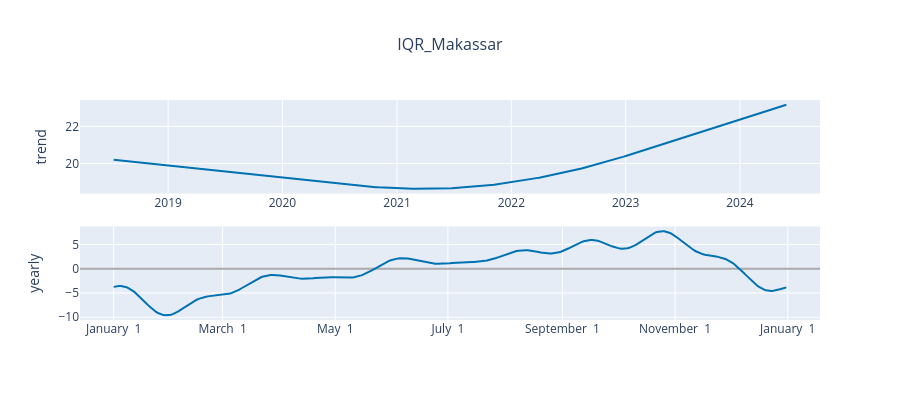

This figure's notebook cell:
### Code cell
fig3 = plot_components_plotly(model, forecast)
fig3.update_layout(title='IQR_Makassar', title_font_size=16,  title_x=0.5)

### Figure 1 — Plotly figure (JSON) as saved in the notebook; plotly's stock layout.template omitted (floating-point values rounded to 4 significant figures; data arrays with more than 128 entries replaced by an {"elided": "..."} marker saying what was removed)
{"data": [{"line": {"color": "#0072B2", "width": 2}, "mode": "lines", "name": "trend", "type": "scatter", "x": {"elided": "599 str values"}, "xaxis": "x", "y": {"elided": "599 float values"}, "yaxis": "y"}, {"line": {"color": "#0072B2", "width": 2}, "mode": "lines", "name": "yearly", "type": "scatter", "x": {"elided": "365 str values"}, "xaxis": "x2", "y": {"elided": "365 float values"}, "yaxis": "y2"}], "layout": {"height": 400, "showlegend": false, "title": {"font": {"size": 16}, "text": "IQR_Makassar", "x": 0.5}, "width": 900, "xaxis": {"anchor": "y", "domain": [0, 1], "range": ["2018-03-25T14:09:00", "2024-09-12T14:51:00"], "type": "date"}, "xaxis2": {"anchor": "y2", "domain": [0, 1], "range": ["2016-12-13T18:54:02.958904115", "2018-01-18T11:04:57.863013581"], "tickformat": "%B %e", "type": "date"}, "yaxis": {"anchor": "x", "domain": [0.575, 1], "rangemode": "normal", "title": {"text": "trend"}, "zerolinecolor": "#AAA"}, "yaxis2": {"anchor": "x2", "domain": [0, 0.425], "title": {"text": "yearly"}, "zerolinecolor": "#AAA"}}}
